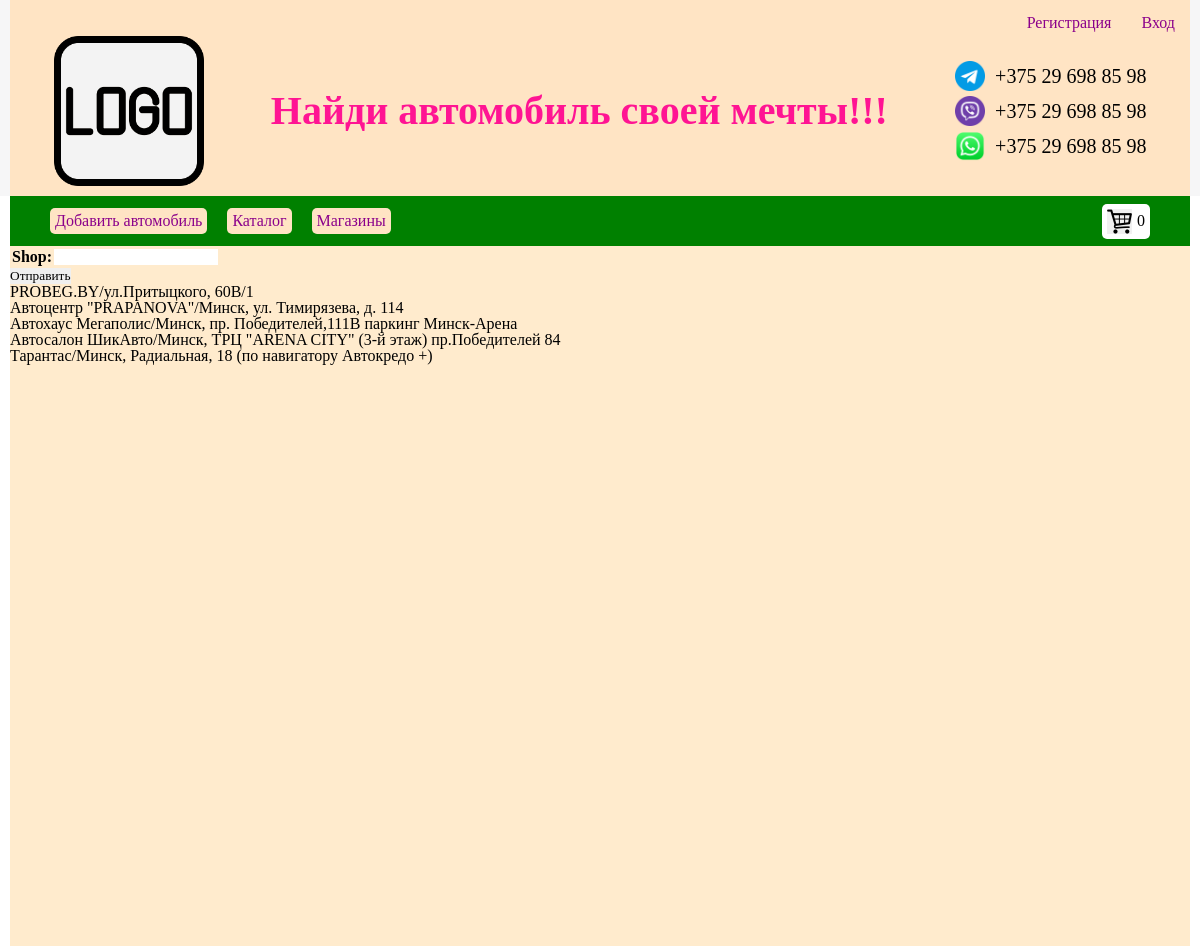
Page /shop_list/ on the earlier database version.
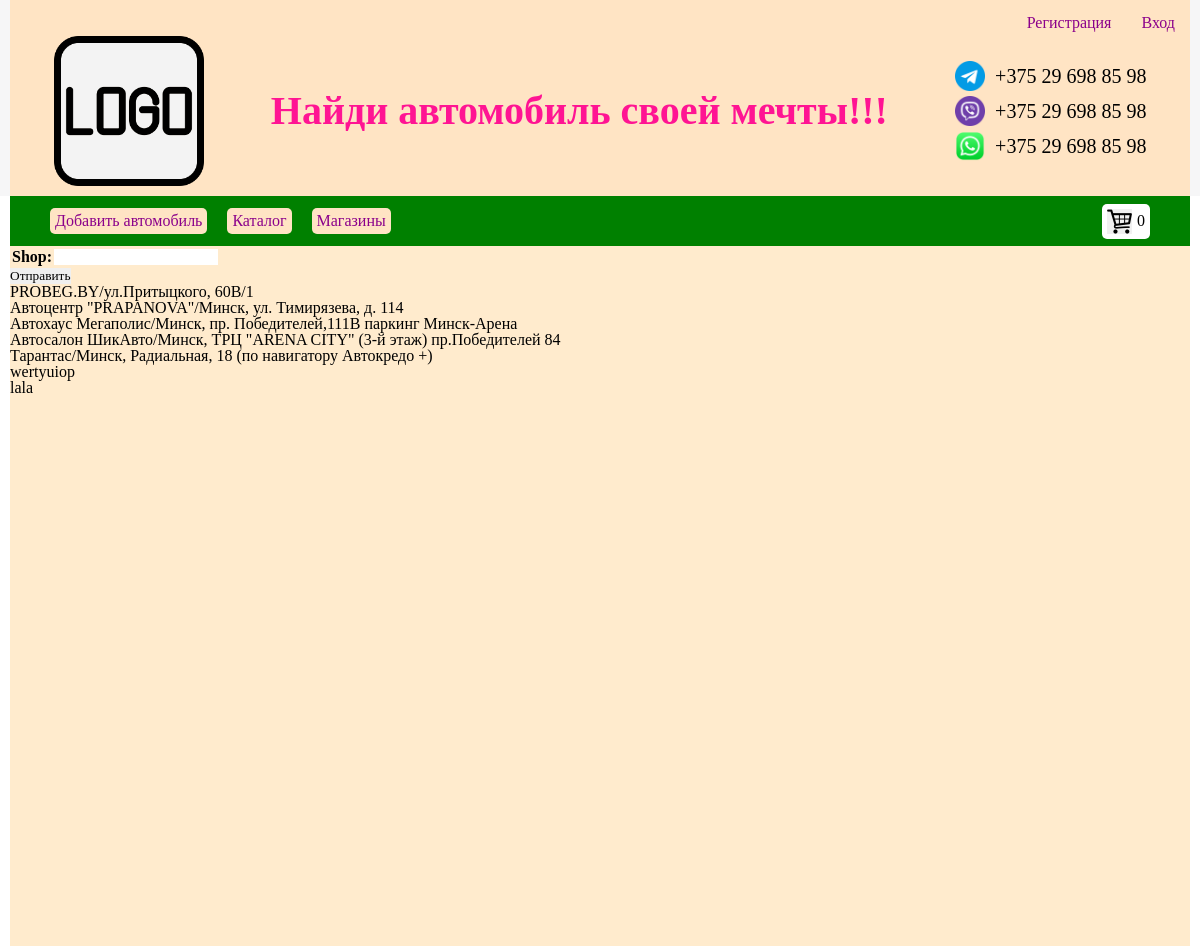
Same page on the later database version.
### main/models.py (models this page shows)
class Shop (models.Model):
    shop = models.CharField(max_length=500)
    def __str__(self):
        return self.shop

### main/views.py (the view)
# urls.py: path('shop_list/',shop_list,name='shop_list'),
def shop_list(request):
    shops = Shop.objects.all()
    form = AddShopForm()
    if request.method=='POST':
        form=AddShopForm(request.POST)
        if form.is_valid():
            form.save()
            return redirect('shop_list')
    context ={
        'shops':shops,
        'form':form,
    }
    return render(request,'shop_list.html',context)

### main/forms.py
class AddShopForm (forms.ModelForm):
    class Meta:
        model = Shop
        fields = '__all__'

### main/templates/shop_list.html (shortened to what this page needs)
{% extends 'main.html' %}
{% load static %}
{% block main %}
<div class="main__second_wrapper">
   <form action="" method="POST" enctype="multipart/form-data" >
    <table>
        {{ form.as_table }}
    </table>
    <button>Отправить</button>
    </form>
    {% for shop in shops %}
        <p class="main__car-item-shop">{{shop}}</p>
    {% endfor %}
</div>
{% endblock %}

Differences in the rows shown:
added Shop: shop "wertyuiop"
added Shop: shop "lala"
